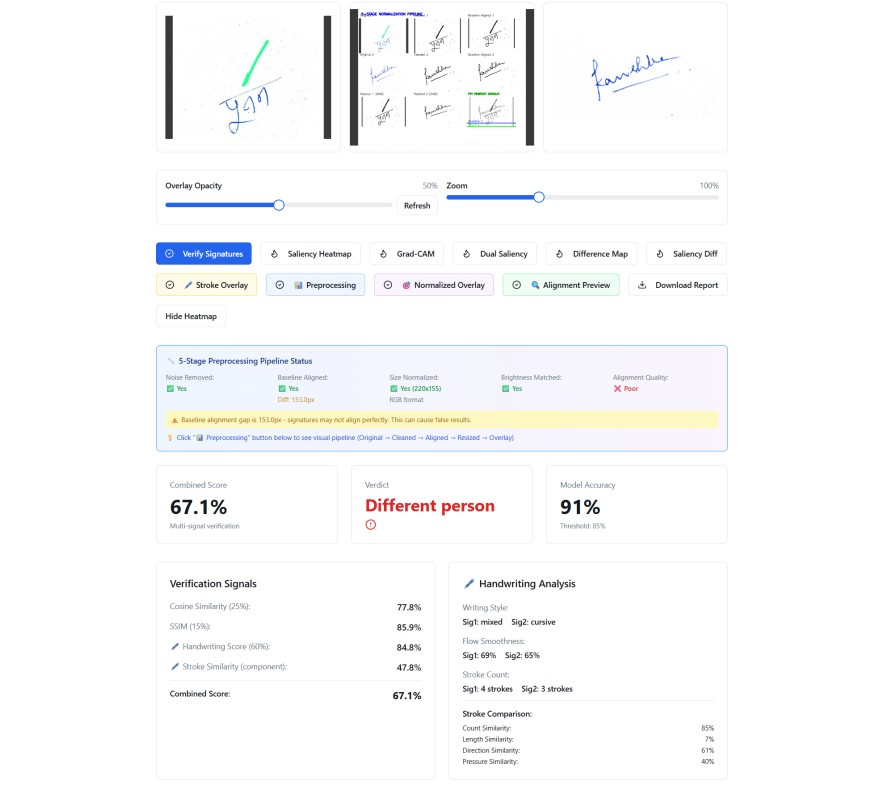
#> input picture images/feature-1.jpg, 887 x 786 px
$ python -i advanced_alignment.py   (imports and definitions only)
#> lines starting #> are read from the running program, lines starting #| are printed output that depends on the picture; after the words box and inside, x2 and y2 are one past the last pixel; in counts of white or black regions, pixels touching at a corner belong together
"""
Advanced Signature Alignment using ORB Keypoints + RANSAC
Ensures pixel-perfect alignment for comparison and visualization.
"""
import cv2
import numpy as np
from PIL import Image
from typing import Tuple, Optional, List


def detect_signatures_in_image(
    rgb_image: np.ndarray,
    min_area: int = 1500
) -> List[Tuple[int, int, int, int]]:
    """
    Detect candidate signature bounding boxes using threshold -> contours.
    Returns list of (x, y, w, h) boxes sorted by position.

    Args:
        rgb_image: RGB image array (H, W, 3)
        min_area: Minimum area threshold for signature regions

    Returns:
        List of bounding boxes [(x, y, w, h), ...]
    """
#> called with min_area = 1500
    gray = cv2.cvtColor(rgb_image, cv2.COLOR_RGB2GRAY)
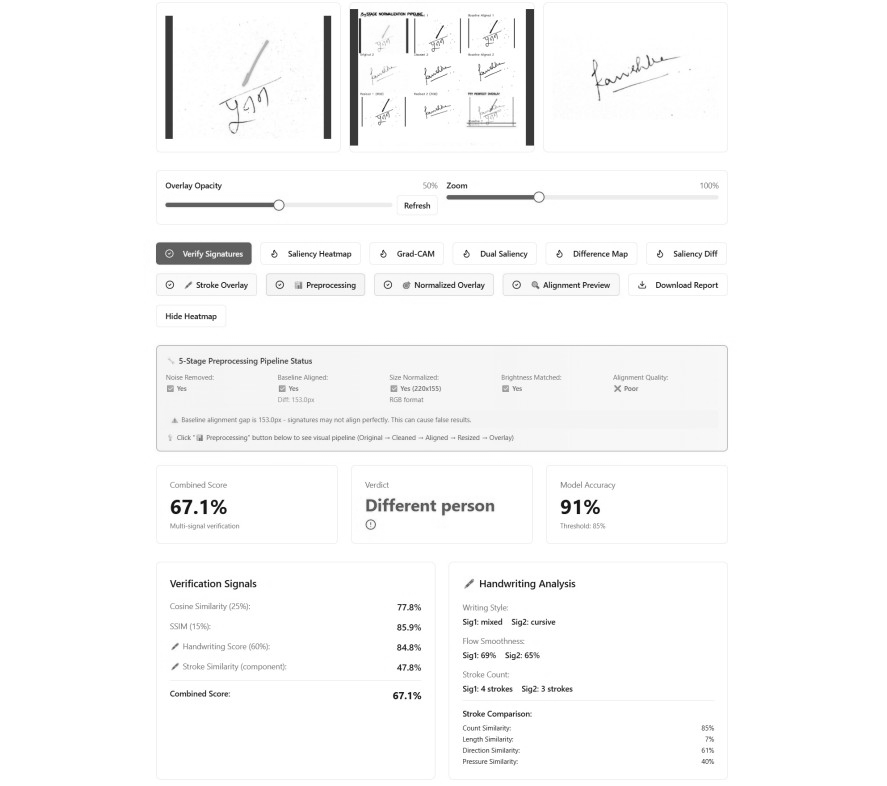
#> gray: shape (786, 887); min 15, max 255, mean 249.1

    # Adaptive threshold to highlight ink
    th = cv2.adaptiveThreshold(
        gray, 255, cv2.ADAPTIVE_THRESH_GAUSSIAN_C,
        cv2.THRESH_BINARY_INV, 11, 2
    )
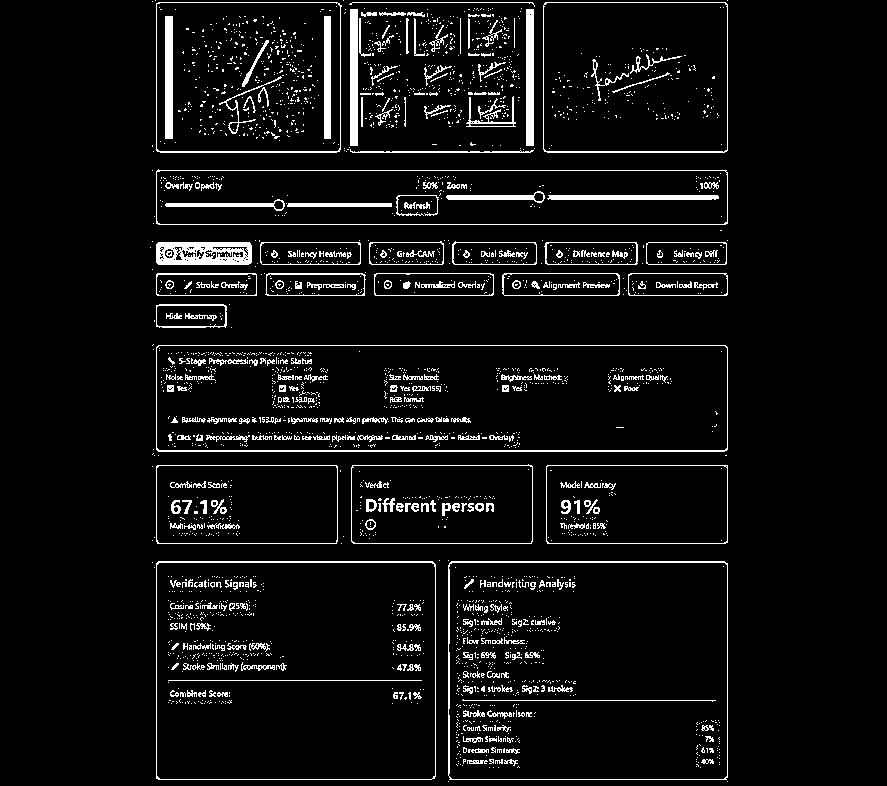
#> th: shape (786, 887); 6% white in thin lines or dots, all inside (x1, y1, x2, y2) = (150, 0, 728, 782)

    # Morphological closing to join strokes
    kernel = cv2.getStructuringElement(cv2.MORPH_RECT, (5, 3))
    th = cv2.morphologyEx(th, cv2.MORPH_CLOSE, kernel, iterations=2)
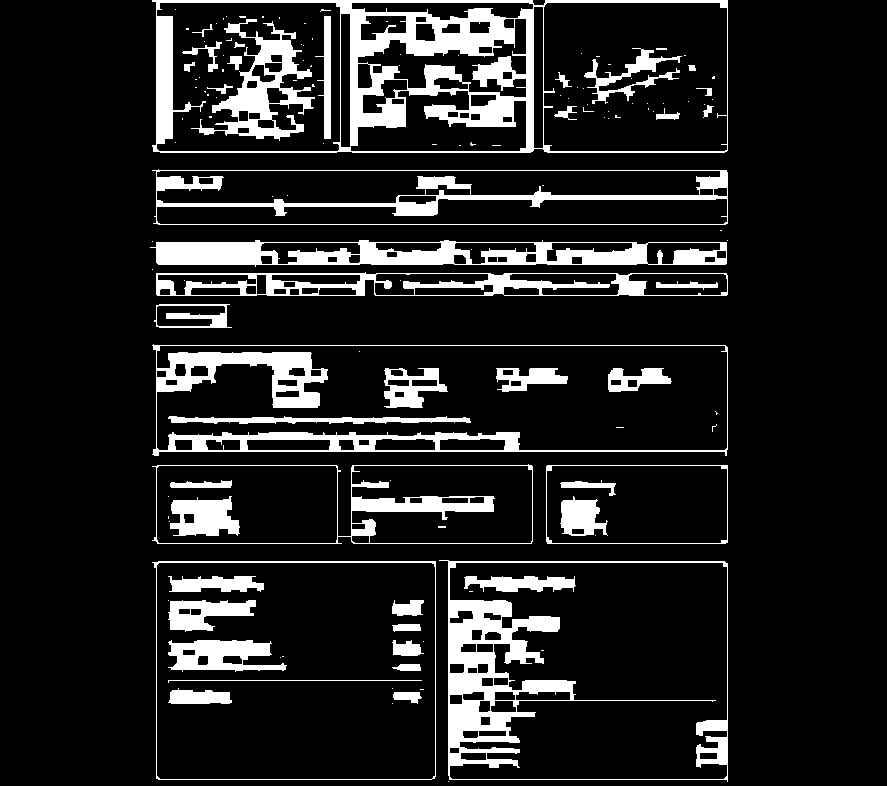
#> th: shape (786, 887); 12.9% white; 139 white regions (93 under 20 px)

    # Find contours
    contours, _ = cv2.findContours(th, cv2.RETR_EXTERNAL, cv2.CHAIN_APPROX_SIMPLE)
#> contours = 15 contours, 5 with area under 20; largest, box (x1, y1, x2, y2) and area: (152, 0, 728, 153) 86689, (152, 561, 436, 780) 60825, (439, 560, 728, 782) 60816, (152, 344, 728, 456) 60568, (152, 169, 728, 225) 30832

    boxes = []
    h_img, w_img = gray.shape
#> h_img = 786; w_img = 887

    for cnt in contours:
        x, y, w, h = cv2.boundingRect(cnt)
        area = w * h

        # Heuristics: signature width < image width and area > min_area
        if area > min_area and w < 0.95 * w_img:
            boxes.append((x, y, w, h))
#> this loop made 15 passes
#> (x, y, w, h, area) on passes 2, 3, 4, 5, 6, 7, 8, 12, 14, 15: (152, 561, 284, 219, 62196), (439, 560, 289, 222, 64158), (546, 465, 182, 79, 14378), (152, 464, 381, 80, 30480), (152, 344, 576, 112, 64512), (154, 304, 78, 24, 1872), (156, 272, 572, 24, 13728), (150, 240, 577, 27, 15579), (152, 169, 576, 56, 32256), (152, 0, 576, 153, 88128)
#> after the loop, boxes = [(152, 561, 284, 219), (439, 560, 289, 222), (546, 465, 182, 79), (152, 464, 381, 80), (152, 344, 576, 112), (154, 304, 78, 24), (156, 272, 572, 24), (150, 240, 577, 27), (152, 169, 576, 56), (152, 0, 576, 153)]

    # Sort left-to-right, top-to-bottom
    boxes = sorted(boxes, key=lambda b: (b[1], b[0]))
#> boxes = [(152, 0, 576, 153), (152, 169, 576, 56), (150, 240, 577, 27), (156, 272, 572, 24), (154, 304, 78, 24), (152, 344, 576, 112), (152, 464, 381, 80), (546, 465, 182, 79), (439, 560, 289, 222), (152, 561, 284, 219)]

    if len(boxes) == 0:
        # Fallback: whole image
        boxes = [(0, 0, w_img, h_img)]

    return boxes


# [336 lines left out: functions denoise_signature, align_pair_safe, align_pair_via_orb, _align_pair_homography_legacy, preprocess_for_model, visualize_overlay and 1 more, not called in this run]


def numpy_to_pil(img_arr: np.ndarray) -> Image.Image:
    """Convert numpy array to PIL Image."""
    return Image.fromarray(img_arr)

>>> import cv2
>>> picture = cv2.cvtColor(cv2.imread('../images/feature-1.jpg'), cv2.COLOR_BGR2RGB)
>>> result = detect_signatures_in_image(picture)
#> result has the same summary as boxes in detect_signatures_in_image

$ run again, on images/feature-2.jpg
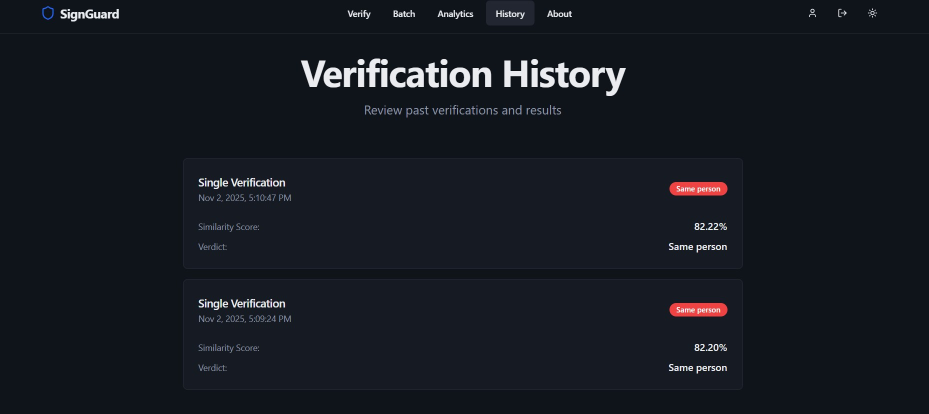
#> input picture images/feature-2.jpg, 1857 x 827 px (shown at 1/2 size)
#> in detect_signatures_in_image, `th = cv2.adaptiveThreshold( gray, 255, cv2.ADAPTIVE_THRESH_GAUSSIAN_C,..`:
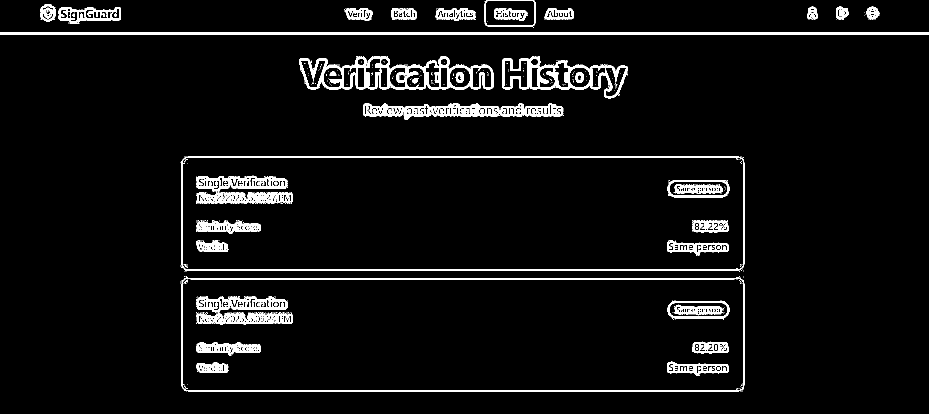
#> th: shape (827, 1857) (shown at 1/2 size); 5.2% white; 558 white regions (489 under 20 px), largest, box (x1, y1, x2, y2) and area: (598, 112, 987, 180) 8492, (362, 313, 1489, 542) 7970, (361, 554, 1489, 783) 6872
#> in detect_signatures_in_image, `th = cv2.morphologyEx(th, cv2.MORPH_CLOSE, kernel, iterations=2)`:
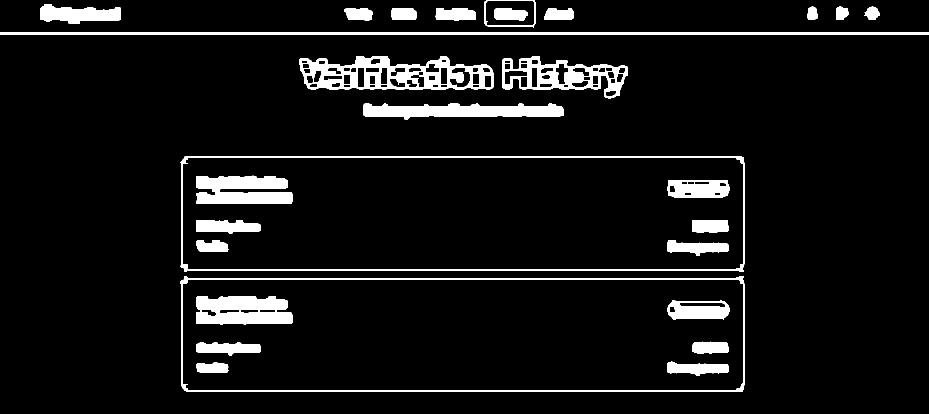
#> th: shape (827, 1857) (shown at 1/2 size); 7.3% white; 28 white regions
#> contours = 15 contours; largest, box (x1, y1, x2, y2) and area: (360, 312, 1489, 544) 256631, (360, 552, 1489, 784) 254426, (598, 112, 987, 180) 20078, (1004, 112, 1256, 197) 12420, (726, 206, 1128, 240) 8438
#> the loop in detect_signatures_in_image, `for cnt in contours:` made 15 passes
#> (x, y, w, h, area) on passes 1, 2, 3, 4, 5, 7, 8, 9: (360, 552, 1129, 232, 261928), (360, 312, 1129, 232, 261928), (726, 206, 402, 34, 13668), (1004, 112, 252, 85, 21420), (598, 112, 389, 68, 26452), (1088, 16, 60, 24, 1440), (871, 16, 81, 26, 2106), (783, 16, 51, 24, 1224)
#> after the loop in detect_signatures_in_image, `for cnt in contours:`: boxes = [(360, 552, 1129, 232), (360, 312, 1129, 232), (726, 206, 402, 34), (1004, 112, 252, 85), (598, 112, 389, 68), (871, 16, 81, 26), (80, 8, 162, 40), (968, 0, 104, 56)]
#> in detect_signatures_in_image, `boxes = sorted(boxes, key=lambda b: (b[1], b[0]))`: boxes = [(968, 0, 104, 56), (80, 8, 162, 40), (871, 16, 81, 26), (598, 112, 389, 68), (1004, 112, 252, 85), (726, 206, 402, 34), (360, 312, 1129, 232), (360, 552, 1129, 232)]
#> result has the same summary as boxes in detect_signatures_in_image

$ run again, on images/verification-dashboard.jpg
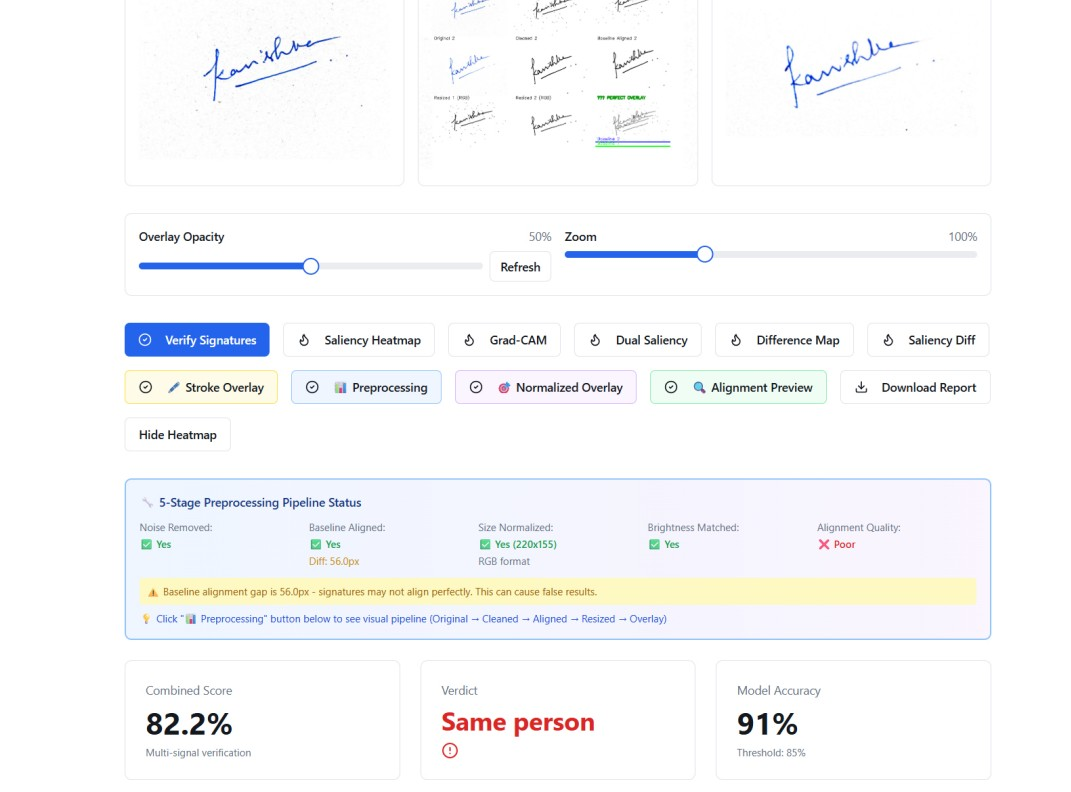
#> input picture images/verification-dashboard.jpg, 1071 x 792 px
#> in detect_signatures_in_image, `th = cv2.adaptiveThreshold( gray, 255, cv2.ADAPTIVE_THRESH_GAUSSIAN_C,..`:
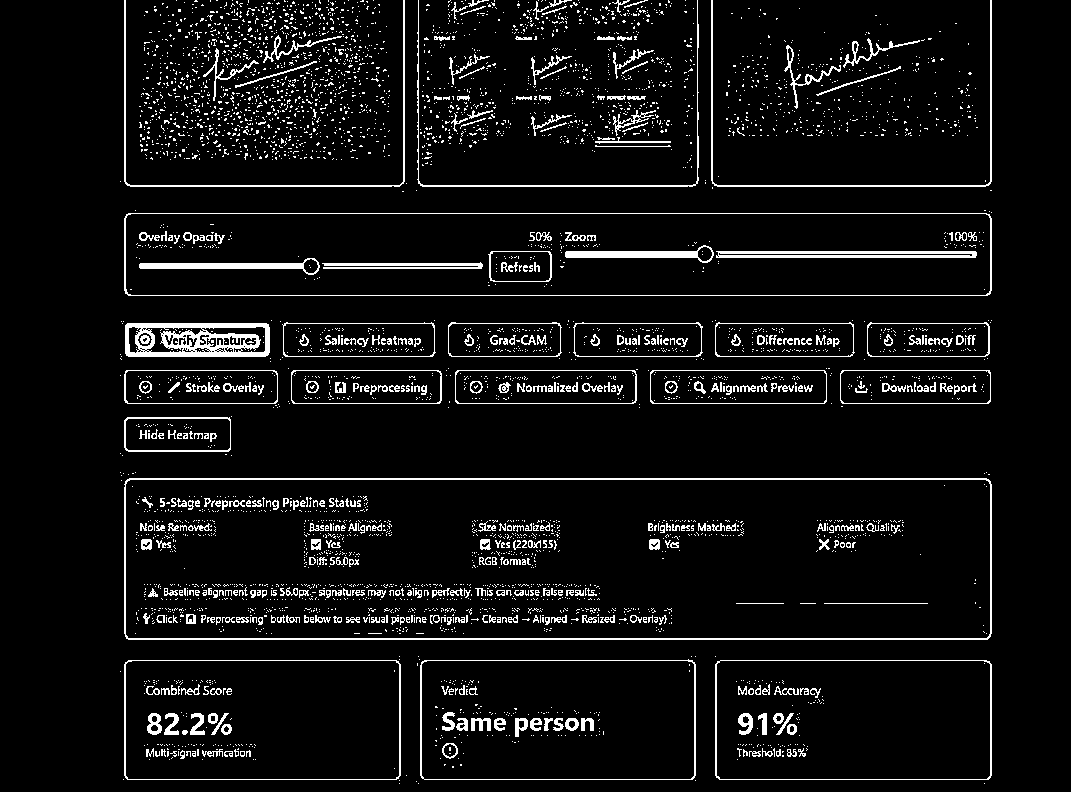
#> th: shape (792, 1071); 6.5% white in thin lines or dots, all inside (x1, y1, x2, y2) = (120, 0, 992, 784)
#> in detect_signatures_in_image, `th = cv2.morphologyEx(th, cv2.MORPH_CLOSE, kernel, iterations=2)`:
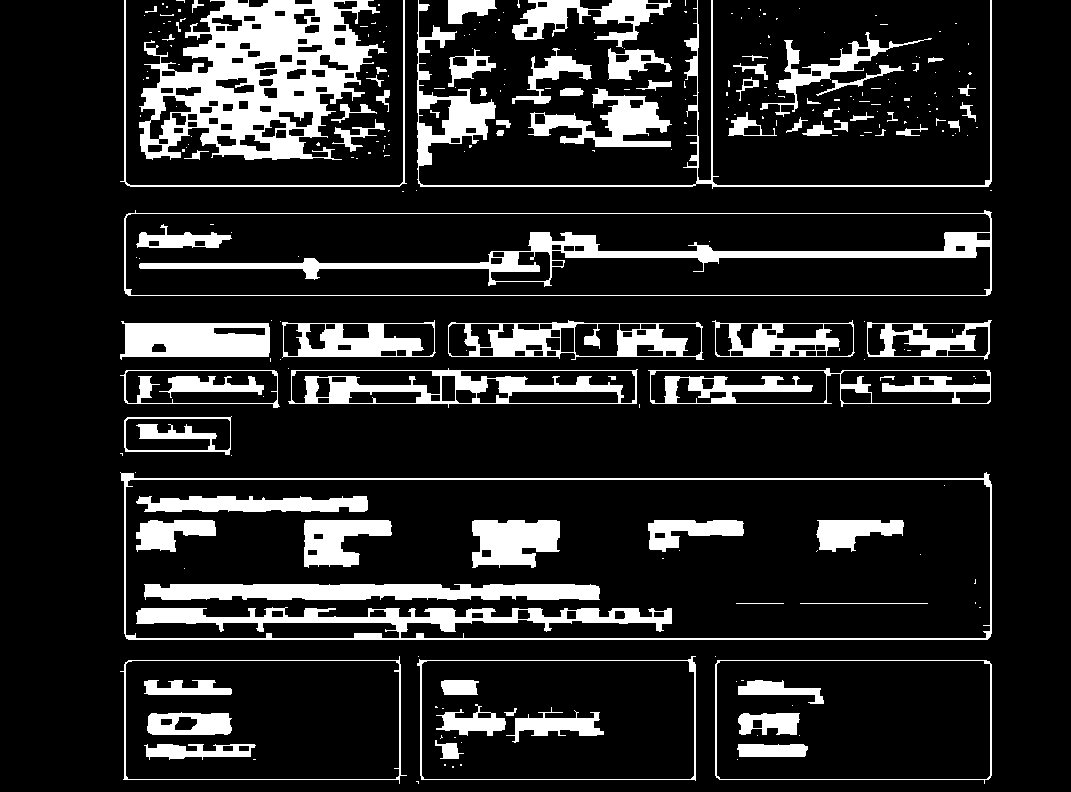
#> th: shape (792, 1071); 14.9% white; 285 white regions (202 under 20 px)
#> contours = 221 contours, 171 with area under 20; largest, box (x1, y1, x2, y2) and area: (120, 472, 992, 640) 139645, (124, 210, 992, 296) 71080, (120, 656, 407, 784) 32832, (715, 660, 992, 784) 32818, (417, 656, 696, 781) 32734
#> the loop in detect_signatures_in_image, `for cnt in contours:` made 221 passes
#> (x, y, w, h, area) on passes 2, 4, 6: (715, 660, 277, 124, 34348), (417, 656, 279, 125, 34875), (120, 656, 287, 128, 36736)
#> after the loop in detect_signatures_in_image, `for cnt in contours:`: boxes = 25 items, first 6: (715, 660, 277, 124), (417, 656, 279, 125), (120, 656, 287, 128), (120, 472, 872, 168), (124, 416, 108, 39), (120, 370, 160, 38)
#> in detect_signatures_in_image, `boxes = sorted(boxes, key=lambda b: (b[1], b[0]))`: boxes = 25 items, first 6: (120, 0, 287, 187), (139, 0, 248, 160), (417, 0, 575, 189), (512, 0, 160, 48), (760, 32, 172, 85), (512, 48, 80, 56)
#> result has the same summary as boxes in detect_signatures_in_image
